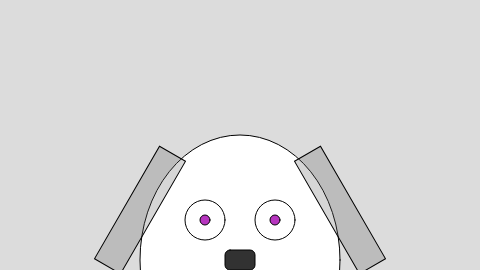
Frame 1 (no input)
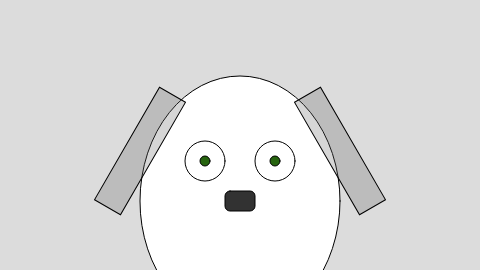
Frame 60 (no input)
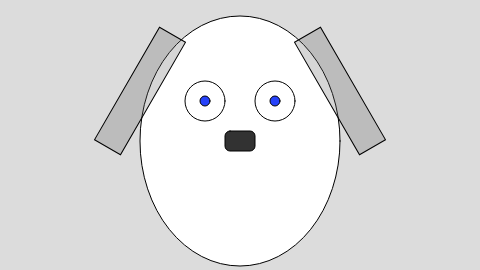
Frame 120 (the mouse pressed at the canvas centre since frame 60)

The p5.js sketch that drew these frames (run headless with seeded random() and noise() and a simulated clock; from frame 60 on, the mouse is pressed at the canvas centre):

// p5.js sketch
// ── sketch.js
var fidoX;
var fidoY;

var eyeR;
var eyeG;
var eyeB;

	// NEW FEATURE #1: Fido will rise from below the screen and fly off into space (above the screen.)
	// NEW FEATURE #2: Fido's eyes will be colored randomly as Fido moves.

function setup() { 
	createCanvas(480, 270);

	fidoX = width/2;      // Fido always starts in the middle
	fidoY = height - 10; // Fido starts below the screen

} 

function draw() { 
	background(220)
	ellipseMode(CENTER);
	rectMode(CENTER);

	// Feature #1.  zoogX and zoogY are used for the shape locations.		
	translate(fidoX, fidoY);

	//head
	fill(255); 
	ellipse(0, 0, 200, 250);

	//eyes
	ellipse(-35, -40, 
		40, 40);
	ellipse(35, -40, 
		40, 40);

	// Feature #2.  eyeR, eyeG, and eyeB are given random values and used in the fill() function.
	eyeR = random(255);
	eyeG = random(255);
	eyeB = random(255);
	fill(eyeR, eyeG, eyeB);
	ellipse(-35, -40, 
		10, 10);
	ellipse(35, -40, 
		10, 10);

	//nose
	fill(50);
	rect(0, 0, 30, 20, 5);

	fill(100, 100, 100, 67);

	//ears
	push();
	translate(-100, -50);
	rotate(PI / 6.0);
	rect(0, 0, 30, 130);
	pop();


	push();
	translate(100, -50);
	rotate(PI / -6.0);
	rect(0, 0, 30, 130);
	pop();

	// Zoog moves up
	fidoY = fidoY - 1;

}
